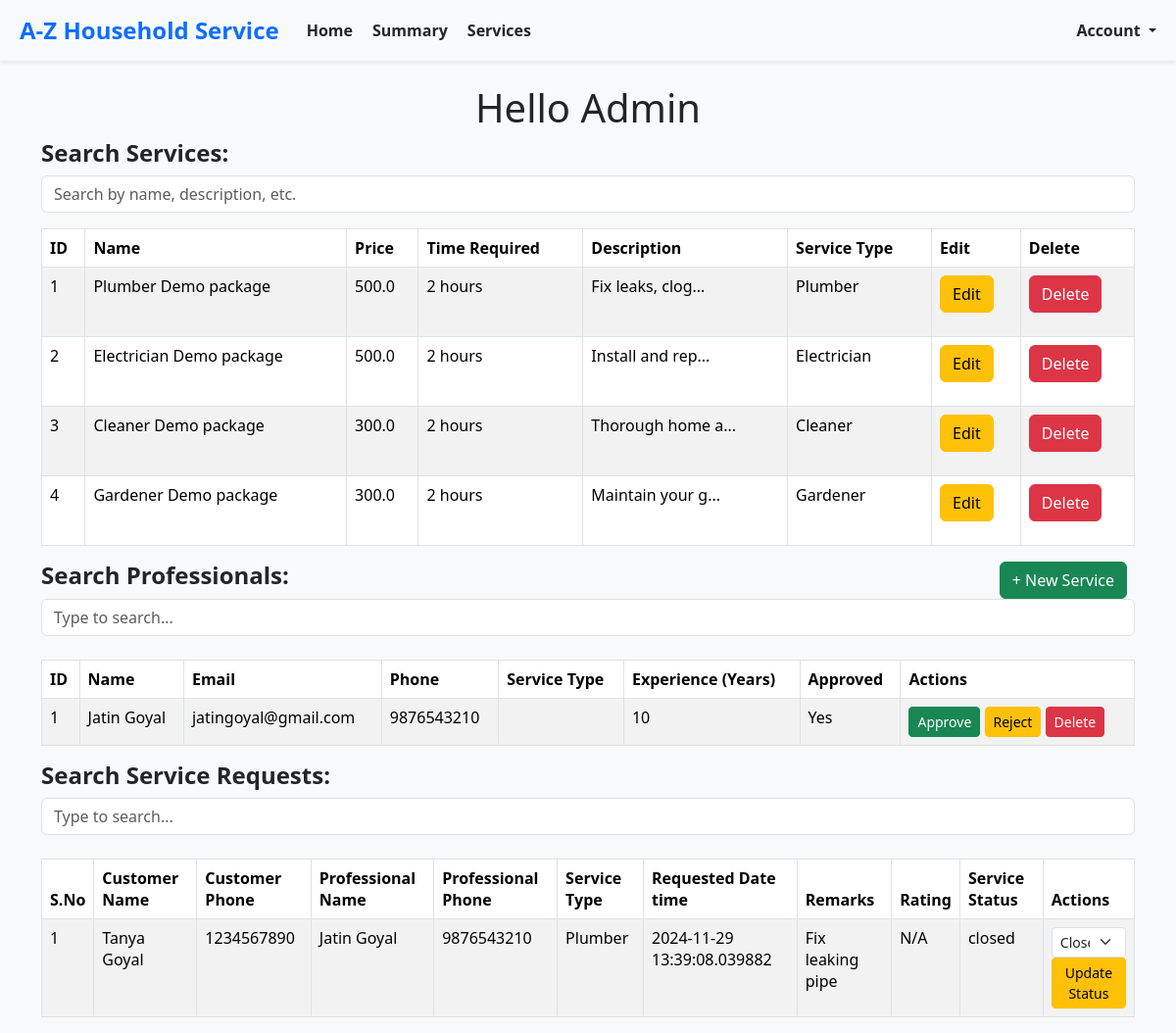
The page /admin/home on the database as committed earlier.
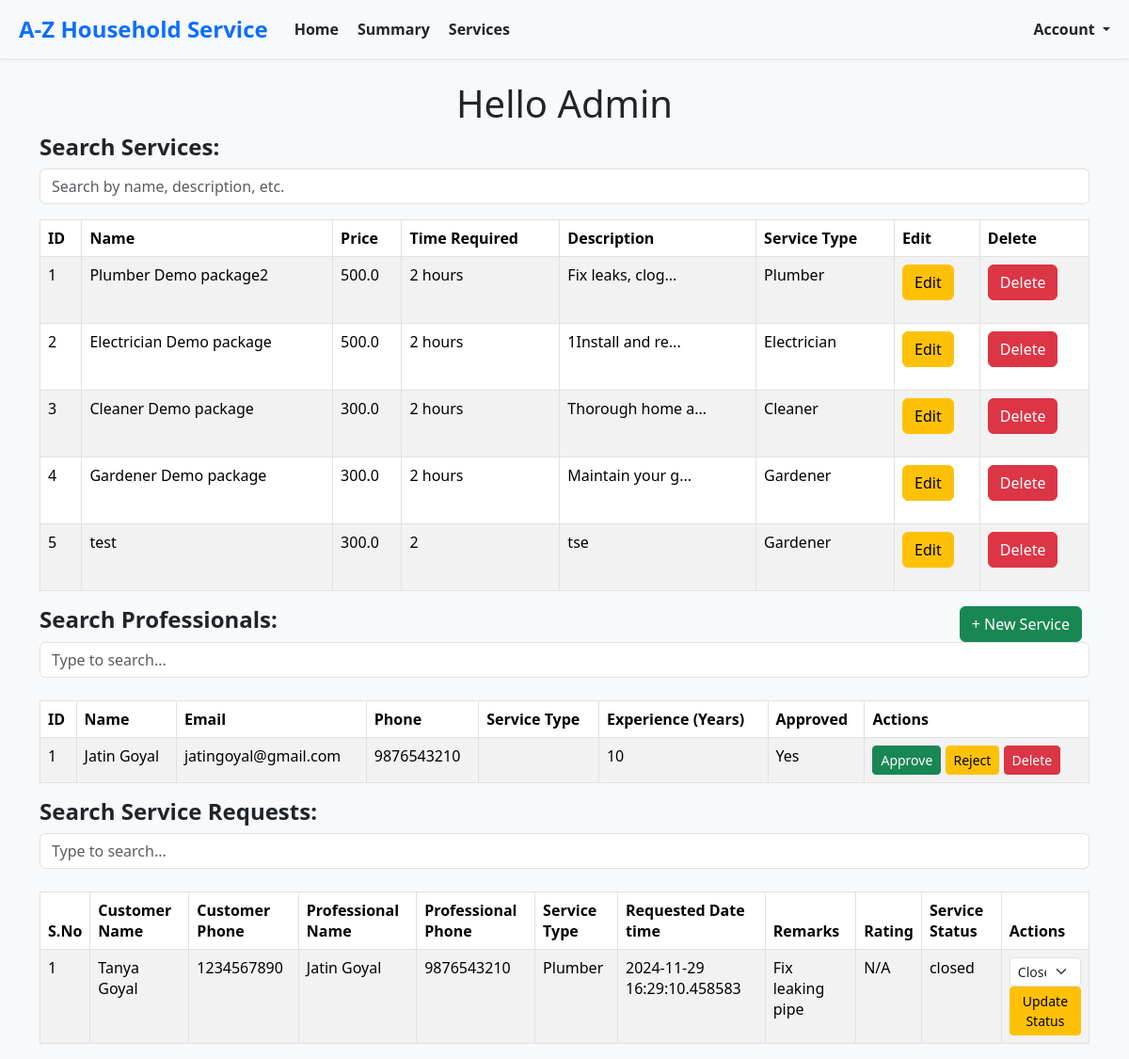
The same page on the database as committed later.
### models.py (models this page shows, shortened)
class BaseModel(db.Model):
    __abstract__ = True  # This makes it an abstract class, not a table in the database
    id = db.Column(db.Integer, primary_key=True)
    created_at = db.Column(db.DateTime, default=datetime.utcnow, nullable=False)  # Ensure it's not nullable
    modified_at = db.Column(db.DateTime, default=datetime.utcnow, onupdate=datetime.utcnow, nullable=False)  # Ensure it's not nullable

class Service(BaseModel):
    __tablename__ = 'service'
    name = db.Column(db.String(150), nullable=False)
    base_price = db.Column(db.Float, nullable=True)  # Made nullable
    time_required = db.Column(db.String(50), nullable=True)  # Made nullable
    description = db.Column(db.Text, nullable=True)  # Made nullable
    professional_id = db.Column(db.Integer, db.ForeignKey('service_professional.id'), nullable=True)
    service_type_id= db.Column(db.Integer, nullable=True)  # Made nullable
    professional = db.relationship('ServiceProfessional', backref='services', lazy=True)

class ServiceProfessional(BaseModel):
    __tablename__ = 'service_professional'
    username = db.Column(db.String(150), unique=True, nullable=False)
    password_hash = db.Column(db.String(200), nullable=False)
    name = db.Column(db.String(150), nullable=True)  # Made nullable
    email = db.Column(db.String(150), unique=True, nullable=True)  # Made nullable
    phone = db.Column(db.String(20), unique=True, nullable=True)  # Made nullable
    experience = db.Column(db.Integer, nullable=True)  # Made nullable
    description = db.Column(db.Text, nullable=True)  # Made nullable
    approved = db.Column(db.Boolean, default=False, nullable=True)  # Made nullable

class Customer(BaseModel):
    __tablename__ = 'customer'
    username = db.Column(db.String(150), unique=True, nullable=False)
    password_hash = db.Column(db.String(200), nullable=False)
    name = db.Column(db.String(150), nullable=True)  # Made nullable
    email = db.Column(db.String(150), unique=True, nullable=False)
    phone = db.Column(db.String(20), unique=True, nullable=False)
    address = db.Column(db.String(300), nullable=True)  # Made nullable
    pincode = db.Column(db.String(300), nullable=True)  # Made nullable

class ServiceRequest(BaseModel):
    __tablename__ = 'service_request'
    service_id = db.Column(db.Integer, db.ForeignKey('service.id'), nullable=True)  # Made nullable
    service_name = db.Column(db.String(50), nullable=False)  # Made nullable
    customer_id = db.Column(db.Integer, db.ForeignKey('customer.id'), nullable=False)
    professional_id = db.Column(db.Integer, db.ForeignKey('service_professional.id'), nullable=True)
    date_of_request = db.Column(db.DateTime, default=datetime.utcnow, nullable=True)  # Made nullable
    date_of_completion = db.Column(db.DateTime, nullable=True)  # Made nullable
    service_status = db.Column(db.String(50), default="requested", nullable=True)  # Made nullable
    service_type_id= db.Column(db.Integer, nullable=False)
    remarks = db.Column(db.Text, nullable=True)  # Made nullable
    rejected_by_professional_id= db.Column(db.Integer, nullable=True)  # Made nullable
    rating = db.Column(db.Text, nullable=True)  # Made nullable
    payment = db.relationship('Payment', backref='service_request', lazy=True)

### routes.py (the view)
@app.route('/admin/home')
def admin_home():
    professionals = ServiceProfessional.query.all()
    services = Service.query.all()
    service_requests = ServiceRequest.query.all()
    enriched_service_requests = enrich_service_requests(service_requests, None, create_id_mappings())
    services_new= enrich_services(services)
    return render_template(
        'admin/home.html',
        professionals=professionals,
        services=services_new,
        service_requests=enriched_service_requests,
        service_types=ServiceType.list_all(),
    )

### enums.py (called while the page is built)
    @classmethod
    def get_by_id(cls, id):
        for service_type in cls:
            if service_type.id == id:
                return service_type
        return None

    @classmethod
    def list_all(cls):
        return list(cls)

### routes.py (called while the page is built)
def create_id_mappings():
    service_type_mapping = {st.id: st for st in ServiceType}
    customer_mapping = {c.id: c for c in Customer.query.all()}
    professional_mapping = {p.id: p for p in ServiceProfessional.query.all()}
    return {
        'service_type_mapping': service_type_mapping,
        'customer_mapping': customer_mapping,
        'professional_mapping': professional_mapping
    }

def enrich_services(services):
    enriched_services = []
    for service in services:
        service_type_name = ServiceType.get_by_id(service.service_type_id).display_name
        enriched_service = {
            'id': service.id,
            'name': service.name,
            'base_price': service.base_price,
            'time_required': service.time_required,
            'description': service.description[:15] + '...' if service.description and len(service.description) > 15 else service.description,
            'service_type_name': service_type_name,
        }
        enriched_services.append(enriched_service)
    return enriched_services

### templates/admin/home.html (shortened to what this page needs)
{% extends 'layout.html' %}
{% block content %}
    <div class="container">
        <h1 class="text-center">Hello Admin</h1>
        <div>
        {% include 'admin_services_list.html' %}
        </div>
        <button type="button" class="btn btn-success float-end me-2" data-bs-toggle="modal" data-bs-target="#newServiceModal">
            + New Service
        </button>
    {% include 'admin_professionals.html' %}
            {% include 'admin_service_requests.html' %}
    </div>
    {% endblock %}

### templates/layout.html (shortened to what this page needs)
<!DOCTYPE html>
<html lang="en">
<head>
    <link rel="stylesheet" href="https://cdn.jsdelivr.net/npm/bootstrap@5.3.3/dist/css/bootstrap.min.css">
</head>
<body>
    <div class="container-fluid">
        <div class="content mt-4">
            {% block content %}
            {% endblock %}
        </div>
    </div>
</body>
</html>

### templates/nav_bar_admin.html (shortened to what this page needs)
<nav class="navbar navbar-expand-lg navbar-light bg-light shadow-sm" style="background-color: #f8f9fa;">
    <div class="container-fluid">
        <a class="navbar-brand fw-bold text-primary" href="#" style="font-size: 1.5rem;">
            A-Z Household Service
        </a>
        <div class="collapse navbar-collapse" id="navbarNav">
            <ul class="navbar-nav me-auto">
                <li class="nav-item">
                    <a class="nav-link active text-dark fw-semibold" aria-current="page" href="/admin/home">
                         Home
                    </a>
                </li>
                <li class="nav-item">
                    <a class="nav-link text-dark fw-semibold" href="/admin/summary">
                         Summary
                    </a>
                </li>
                <li class="nav-item">
                    <a class="nav-link text-dark fw-semibold" href="/admin/services">
                         Services
                    </a>
                </li>
            </ul>
            <ul class="navbar-nav ms-auto">
                <li class="nav-item dropdown">
                    <a class="nav-link dropdown-toggle text-dark fw-semibold" href="#" id="userDropdown" role="button" data-bs-toggle="dropdown" aria-expanded="false">
                         Account
                    </a>
                </li>
            </ul>
        </div>
    </div>
</nav>

### templates/admin_services_list.html (shortened to what this page needs)
<div class="mb-3">
    <h4 for="searchInputRequests" class="form-label"><strong>Search Services:</strong></h4>
    <input type="text" class="form-control" id="tableSearch" placeholder="Search by name, description, etc." onkeyup="searchTable()">
</div>
<div class="table-responsive">
    <table class="table table-bordered table-striped" id="servicesTable">
        <thead>
            <tr>
                <th>ID</th>
                <th>Name</th>
                <th>Price</th>
                <th>Time Required</th>
                <th>Description</th>
                <th>Service Type</th>
                <th>Edit</th>
                <th>Delete</th>
            </tr>
        </thead>
        <tbody>
            {% for service in services %}
                <tr>
                    <td>{{ service.id }}</td>
                    <td>{{ service.name }}</td>
                    <td>{{ service.base_price }}</td>
                    <td>{{ service.time_required }}</td>
                    <td>
                        {{ service.description }}
                    </td>
                    <td>{{ service.service_type_name if service.service_type_name else 'Service Type Not Found' }}</td>
                    <td>
                        <button
                            type="button"
                            class="btn btn-warning"
                            data-bs-toggle="modal"
                            data-bs-target="#newServiceModal"
                            data-service-id="{{ service.id }}"
                            data-service-name="{{ service.name }}"
                            data-service-description="{{ service.description }}"
                            data-service-base-price="{{ service.base_price }}"
                            data-service-time-required="{{ service.time_required }}"
                            data-service-type-id="{{ service.service_type_id }}"
                            data-service-type-name="{{ service.service_type_name }}">
                            Edit
                        </button>
                    </td>
                    <td>
                        <form method="post" action="delete_service/{{ service.id }}" onsubmit="return confirm('Are you sure you want to delete this service?');">
                            <button type="submit" class="btn btn-danger">Delete</button>
                        </form>
                    </td>
                </tr>
            {% endfor %}
        </tbody>
    </table>
</div>

### templates/admin_professionals.html (shortened to what this page needs)
<div class="mb-4">
    <h4 for="searchInputProfessionals" class="form-label"><strong>Search Professionals:</strong></h4>
    <input type="text" id="searchInputProfessionals" class="form-control" placeholder="Type to search...">
</div>
<div class="table-responsive">
    <table class="table table-bordered table-striped" id="professionalsTable">
        <thead>
            <tr>
                <th>ID</th>
                <th>Name</th>
                <th>Email</th>
                <th>Phone</th>
                <th>Service Type</th>
                <th>Experience (Years)</th>
                <th>Approved</th>
                <th>Actions</th>
            </tr>
        </thead>
        <tbody>
            {% for professional in professionals %}
                <tr>
                    <td>{{ professional.id }}</td>
                    <td>{{ professional.name }}</td>
                    <td>{{ professional.email }}</td>
                    <td>{{ professional.phone }}</td>
                    <td>{{ professional.service_type }}</td>
                    <td>{{ professional.experience }}</td>
                    <td>{{ 'Yes' if professional.approved else 'No' }}</td>
                    <td>
                        <form method="post" action="/professionals/action" style="display:inline;">
                            <button class="btn btn-success btn-sm" type="submit">Approve</button>
                        </form>
                        <form method="post" action="/professionals/action" style="display:inline;">
                            <button class="btn btn-warning btn-sm" type="submit">Reject</button>
                        </form>
                        <form method="post" action="/professionals/action" style="display:inline;">
                            <button class="btn btn-danger btn-sm" type="submit">Delete</button>
                        </form>
                    </td>
                </tr>
            {% endfor %}
        </tbody>
    </table>
</div>

### templates/admin_service_requests.html (shortened to what this page needs)
<div class="mb-4">
    <h4 for="searchInputRequests" class="form-label"><strong>Search Service Requests:</strong></h4>
    <input type="text" id="searchInputRequests" class="form-control" placeholder="Type to search...">
</div>
<div class="table-responsive">
    <table class="table table-bordered table-striped" id="serviceRequestsTable">
        <thead>
            <tr>
                <th>S.No</th>
                <th>Customer Name</th>
                <th>Customer Phone</th>
                <th>Professional Name</th>
                <th>Professional Phone</th>
                <th>Service Type</th>
                <th>Requested Date time</th>
                <th>Remarks</th>
                <th>Rating</th>
                <th>Service Status</th>
                <th>Actions</th>
            </tr>
        </thead>
        <tbody>
            {% for request in service_requests %}
                <tr>
                    <td>{{ loop.index }}</td>
                    <td>{{ request.customer_name }}</td>
                    <td>{{ request.customer_phone }}</td>
                    <td>{{ request.professional_name }}</td>
                    <td>{{ request.professional_phone }}</td>
                    <td>{{ request.service_type_name }}</td>
                    <td>{{ request.date_of_request }}</td>
                    <td>{{ request.remarks }}</td>
                    <td>{{ request.service_request_rating }}</td>
                    <td>{{ request.status }}</td>
                    <td>
                        <form method="post" action="/service_requests/update_status" style="display:inline;">
                            <select name="status" class="form-select form-select-sm">
                                <option value="closed" {% if request.status == 'closed' %}selected{% endif %}>Closed</option>
                            </select>
                            <button class="btn btn-warning btn-sm" type="submit">Update Status</button>
                        </form>
                    </td>
                </tr>
            {% endfor %}
        </tbody>
    </table>
</div>

### templates/layout.html (style rules this page uses)
body { background-color: #f8f9fa; }
.navbar-brand { font-weight: bold; }

Rows that differ between the two databases and show on the page:
changed Service: name "Plumber Demo package" → "Plumber Demo package2"
changed Service "Electrician Demo package": description "Install and rep..." → "1Install and re..."
added Service: id "5", name "test", base_price "300.0", time_required "2", description "tse", service_type_name "Gardener"
Other text that changed with them:
new list line: "1 Plumber N/A Update Status"
new list line: "Tanya Goyal 1234567890"
new list line: "Jatin Goyal 9876543210"
new list line: "2024-11-29 16:29:10.458583 Fix leaking pipe closed Closed"
list line gone: "1 Plumber N/A Update Status"
list line gone: "Tanya Goyal 1234567890"
list line gone: "Jatin Goyal 9876543210"
list line gone: "2024-11-29 13:39:08.039882 Fix leaking pipe closed Closed"
